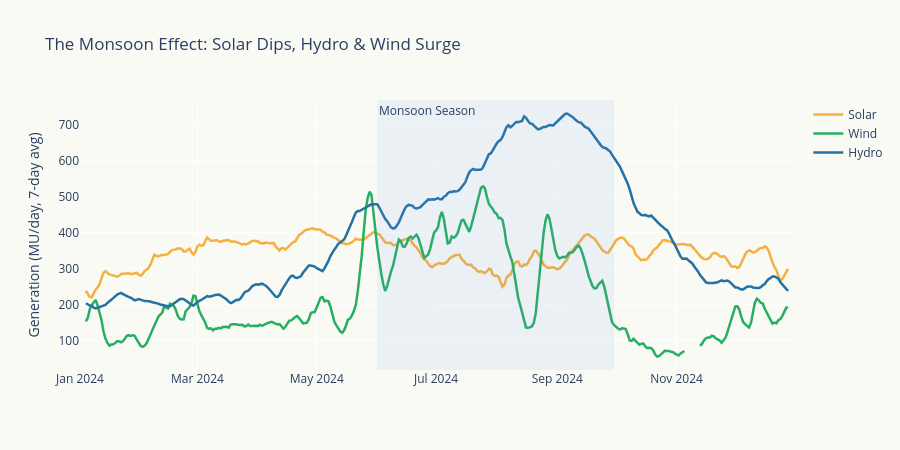

Notebook cell for this chart:
### Markdown cell above
## The Solar Dip — Monsoon Cloud Cover

The gap you noticed in solar is real. Let's isolate it.

### Code cell
# Solar, Wind, Hydro — the monsoon trio
fig_monsoon = go.Figure()

for col, label, color in [
    ('solar', 'Solar', '#F5B041'),
    ('wind', 'Wind', '#27AE60'),
    ('hydro', 'Hydro', '#2471A3'),
]:
    smooth = df24.set_index('date')[col].rolling(7, center=True).mean()
    fig_monsoon.add_trace(go.Scatter(
        x=smooth.index, y=smooth,
        name=label, mode='lines',
        line=dict(width=2.5, color=color),
        hovertemplate=f'{label}: %{{y:.0f}} MU<extra></extra>',
    ))

# Mark monsoon season
fig_monsoon.add_vrect(x0='2024-06-01', x1='2024-09-30',
                       fillcolor='rgba(100,149,237,0.1)', line_width=0,
                       annotation_text='Monsoon Season', annotation_position='top left')

fig_monsoon.update_layout(
    title='The Monsoon Effect: Solar Dips, Hydro & Wind Surge',
    yaxis_title='Generation (MU/day, 7-day avg)',
    hovermode='x unified',
    plot_bgcolor='#FAFAF5', paper_bgcolor='#FAFAF5',
    height=450,
)
fig_monsoon.show()

### Figure 1 — Plotly figure (JSON) as saved in the notebook; plotly's stock layout.template omitted (floating-point values rounded to 4 significant figures; data arrays with more than 128 entries replaced by an {"elided": "..."} marker saying what was removed)
{"data": [{"hovertemplate": "Solar: %{y:.0f} MU<extra></extra>", "line": {"color": "#F5B041", "width": 2.5}, "mode": "lines", "name": "Solar", "type": "scatter", "x": {"elided": "366 str values"}, "y": {"elided": "366 float values"}}, {"hovertemplate": "Wind: %{y:.0f} MU<extra></extra>", "line": {"color": "#27AE60", "width": 2.5}, "mode": "lines", "name": "Wind", "type": "scatter", "x": {"elided": "366 str values"}, "y": {"elided": "366 float values"}}, {"hovertemplate": "Hydro: %{y:.0f} MU<extra></extra>", "line": {"color": "#2471A3", "width": 2.5}, "mode": "lines", "name": "Hydro", "type": "scatter", "x": {"elided": "366 str values"}, "y": {"elided": "366 float values"}}], "layout": {"annotations": [{"showarrow": false, "text": "Monsoon Season", "x": "2024-06-01", "xanchor": "left", "xref": "x", "y": 1, "yanchor": "top", "yref": "y domain"}], "height": 450, "hovermode": "x unified", "paper_bgcolor": "#FAFAF5", "plot_bgcolor": "#FAFAF5", "shapes": [{"fillcolor": "rgba(100,149,237,0.1)", "line": {"width": 0}, "type": "rect", "x0": "2024-06-01", "x1": "2024-09-30", "xref": "x", "y0": 0, "y1": 1, "yref": "y domain"}], "title": {"text": "The Monsoon Effect: Solar Dips, Hydro & Wind Surge"}, "yaxis": {"title": {"text": "Generation (MU/day, 7-day avg)"}}}}
